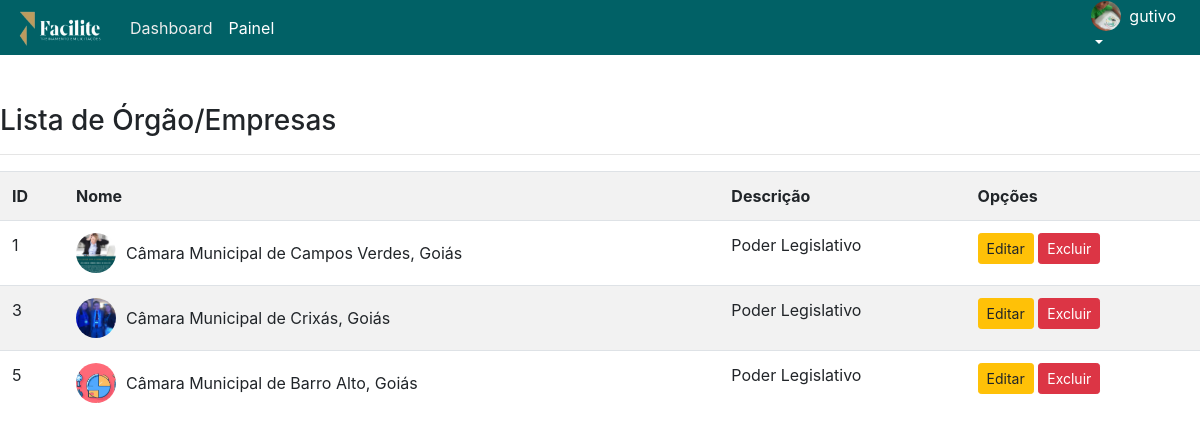
The page /listar/campos/ (signed in) on the database its author committed.
### cadastros/models.py (models this page shows, shortened)
class Campo(models.Model):
    nome = models.CharField(max_length=50,verbose_name="Órgão/Empresa")
    descricao = models.CharField(max_length=150,verbose_name="Descrição")
    foto = models.ImageField(upload_to='imagens/')

### cadastros/views.py (the view)
# urls.py: path('listar/campos/',CampoList.as_view(), name ="listar-campos"),
class CampoList(GroupRequiredMixin,LoginRequiredMixin,ListView):
    group_required = u"administrador"
    login_url = reverse_lazy('login')
    model = Campo
    template_name = 'cadastros/listas/campo.html'
    def get_context_data(self, **kwargs):
        context = super().get_context_data(**kwargs)
        perfil = get_object_or_404(Perfil, usuario=self.request.user)
        context['foto'] = perfil.foto.url if perfil.foto else ''
        return context

### cadastros/templates/cadastros/listas/campo.html
{% extends 'modelo2.html' %}
{% load static %}
{% block conteudo %}
<br>
<br>
<h3>Lista de Órgão/Empresas</h3>
<hr>
<div class="table-responsive">
    <table class="table table-striped">
    <tr>
        <th>ID</th>
        <th>Nome</th>
        <th>Descrição</th>
        <th>Opções</th>
    </tr>
    {% for campo in object_list%}
    <tr>
        <td> {{ campo.pk }}</td>
        <td style="display: flex; align-items: center;">
            <div style="width: 40px; height: 40px; overflow: hidden; border-radius: 50%; margin-right: 10px;">
                <img src="{{ campo.foto.url }}" alt="Logo" style="width: 100%; height: 100%; object-fit: cover;">
            </div>
            <span>{{ campo.nome }}</span>
        </td>
        <td> {{ campo.descricao }}</td>
        <td>
            <a href="{% url 'editar-campo' campo.pk %}" class="btn btn-warning btn-sm">Editar</a>
            <a href="{% url 'excluir-campo' campo.pk %}" class="btn btn-danger btn-sm">Excluir</a>
        </td>
    </tr>
    {% empty %}
  <tr>
    <td colspan="3">
        Nenhuma campo registrado.
    </td>
  </tr>
    {% endfor %}
    </table>
</div>
{% endblock %}

### paginas/templates/modelo2.html (shortened to what this page needs)
{% load static %}
<!DOCTYPE html>
<html lang="pt-br">
<head>
    <link rel="stylesheet" href="{% static 'css/bootstrap.min.css' %}">
</head>
<body>
    {% block menu %}
    <nav class="navbar navbar-expand-lg fixed-top" style="height: 55px;">
        <a class="navbar-brand" href="{% url 'inicio' %}">
            <img src="{% static 'img/logofacilite.png' %}" alt="Logo" width="90" height="40">
        </a>
        {% if request.user.is_authenticated %}
        <div class="collapse navbar-collapse justify-content-between" id="navbarNav">
            <ul class="navbar-nav">
                <li class="nav-item active">
                    <a class="nav-link" href="{% url 'dash' %}">Dashboard</a>
                </li>
                <li class="nav-item">
                    <a class="nav-link" href="{% url 'tarefas' %}">Painel</a>
                </li>
            </ul>
            <div class="navbar-nav">
                <div class="nav-item dropdown">
                    <a class="nav-link dropdown-toggle" href="#" id="navbarDropdown" role="button" data-toggle="dropdown"
                        aria-haspopup="true" aria-expanded="false">
                        <div style="display: flex; align-items: center;">
                            <div style="width: 30px; height: 30px; overflow: hidden; border-radius: 50%;">
                                <img src="{{ foto }}" alt="Logo" width="100%" height="100%" style="object-fit: cover;">
                            </div>
                            <span style="margin-left: 8px;">{{ request.user.username }}</span>
                        </div>
                    </a>
                </div>
            </div>
            {% endif %}
 </nav>
    {% endblock %}
    {% block conteudo %}
    {% endblock %}
</body>
</html>

### rows shown on the page
Campo: pk "1", foto (picture), nome "Câmara Municipal de Campos Verdes, Goiás", descricao "Poder Legislativo"
Campo: pk "3", foto (picture), nome "Câmara Municipal de Crixás, Goiás", descricao "Poder Legislativo"
Campo: pk "5", foto (picture), nome "Câmara Municipal de Barro Alto, Goiás", descricao "Poder Legislativo"

### other values the page prints
{{ request.user.username }} "gutivo"
